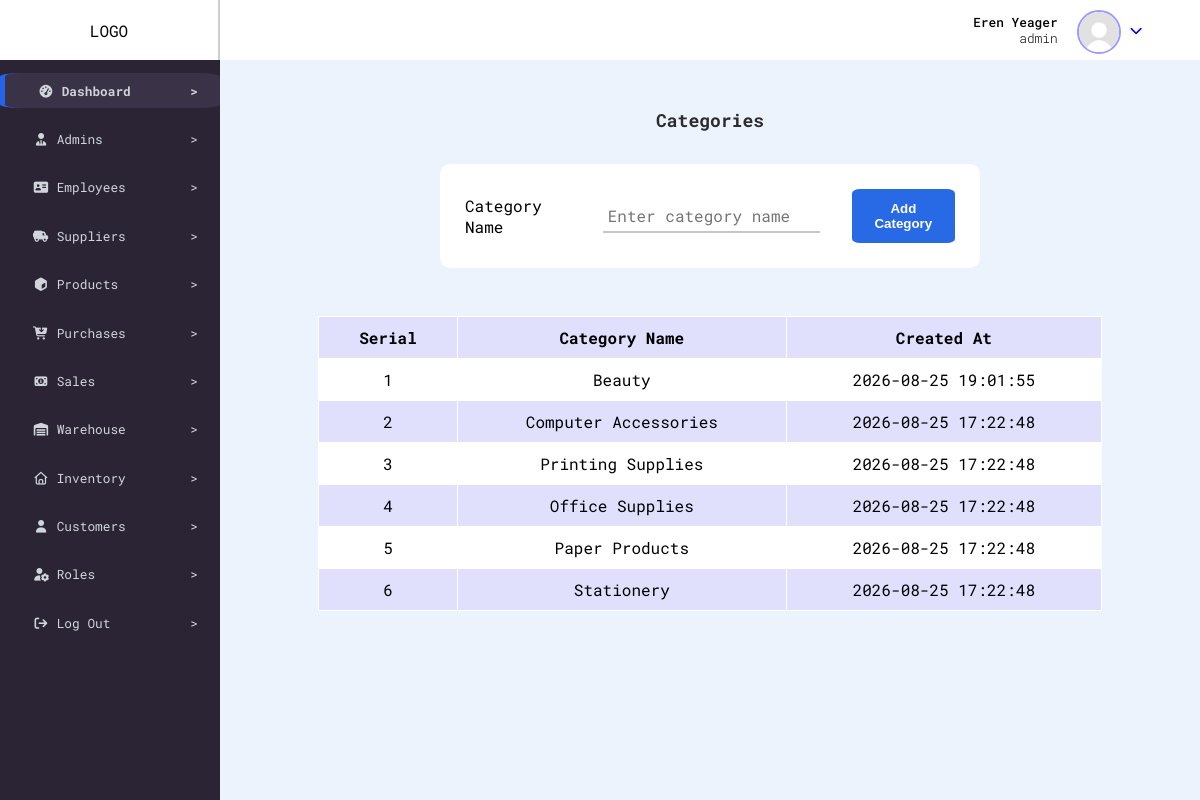
Screenshot of /dashboard.php?view=categories (signed in) with the database file from the repository.
### tables this page shows
CREATE TABLE `categories` (
  `category_id` int(11) NOT NULL,
  `category_name` varchar(20) NOT NULL,
  `created_at` timestamp NOT NULL DEFAULT current_timestamp()
);

### config/db.config.php (called while the page is built)
<?php
function dbQuery(string $query){
  $host = 'localhost';
  $port = 3308;
  $dbname = 'sme_inventory';
  $username = 'root';
  $password = '';
  $pdo = new PDO("mysql:host={$host};port={$port};dbname={$dbname}",$username,$password,[
    PDO::ATTR_ERRMODE =>  PDO::ERRMODE_EXCEPTION
    ]);
    $stmt = $pdo->prepare($query);
    $stmt->execute();
    $result = $stmt->fetchAll(PDO::FETCH_ASSOC);
    return $result;
  }
  ?>

### views/categories.views.php (the view)
<?php
$categories = dbQuery("SELECT * FROM categories ORDER BY category_id DESC");
?>
<div class="category_container">
  <div class="category_caption">
    Categories
  </div>
  <form action="actions/add_category.php" method="POST">
    <div>
      <label>Category Name</label>
      <input class="special_field" type="text" name="category_name" placeholder="Enter category name" required>
    </div>
    <button type="submit">
      Add Category
    </button>
  </form>
  <div class="category_table">
    <table>
      <tr>
        <th>Serial</th>
        <th>Category Name</th>
        <th>Created At</th>
      </tr>
      <?php for ($i = 0; $i < count($categories); $i++) : ?>
        <tr>
          <td>
            <?= $i + 1 ?>
          </td>
          <td>
            <?= $categories[$i]['category_name'] ?>
          </td>
          <td>
            <?= $categories[$i]['created_at'] ?>
          </td>
        </tr>
      <?php endfor; ?>
    </table>
  </div>
</div>

### styles/style.css (style rules this page uses)
body { background-color: #685c79; font-family: "Roboto Mono", monospace; box-sizing: border-box; margin: 0; border: 0; }
tr:nth-child(odd) { background-color: rgb(224, 224, 253); }
.main .category_container { display: flex; flex-direction: column; align-items: center; width: 100%; height: 100%; }
.main .category_container .category_caption { padding-top: 3rem; padding-bottom: 2rem; color: rgb(44, 44, 44); font-weight: bold; font-size: large; }
.main .category_container form { width: 50%; background-color: white; padding: 25px; display: flex; justify-content: center; align-items: center; gap: 2rem; margin-bottom: 3rem; border-radius: 10px; }
.main .category_container form div { display: flex; align-items: center; gap: 2rem; }
.main .category_container form .special_field { outline: none; padding: 5px; font-size: medium; width: 14rem; border: 2px solid rgb(199, 198, 198); border-top: none; border-left: none; border-right: none; font-family: "Roboto Mono", monospace; }
.main .category_container form button { background-color: #286ae6; color: white; font-weight: bold; padding: 10px; cursor: pointer; border: 2px solid #286ae6; border-radius: 8%; }
.main .category_container .category_table { width: 80%; }
.main .category_container table { width: 100%; border-spacing: 1px; background-color: white; }
.main .category_container td, .main .category_container th { text-align: center; padding: 10px 20px; }

### rows the page displays
categories: category_name "Beauty", created_at "2026-08-25 19:01:55"
categories: category_name "Computer Accessories", created_at "2026-08-25 17:22:48"
categories: category_name "Printing Supplies", created_at "2026-08-25 17:22:48"
categories: category_name "Office Supplies", created_at "2026-08-25 17:22:48"
categories: category_name "Paper Products", created_at "2026-08-25 17:22:48"
categories: category_name "Stationery", created_at "2026-08-25 17:22:48"

### other values shown
$_SESSION['full_name'] "Eren Yeager"
$_SESSION['role_name'] "admin"
$key "Dashboard"
$key "Admins"
$key "Employees"
$key "Suppliers"
$key "Products"
$key "Purchases"
$key "Sales"
$key "Warehouse"
$key "Inventory"
$key "Customers"
$key "Roles"
$key "Log Out"
